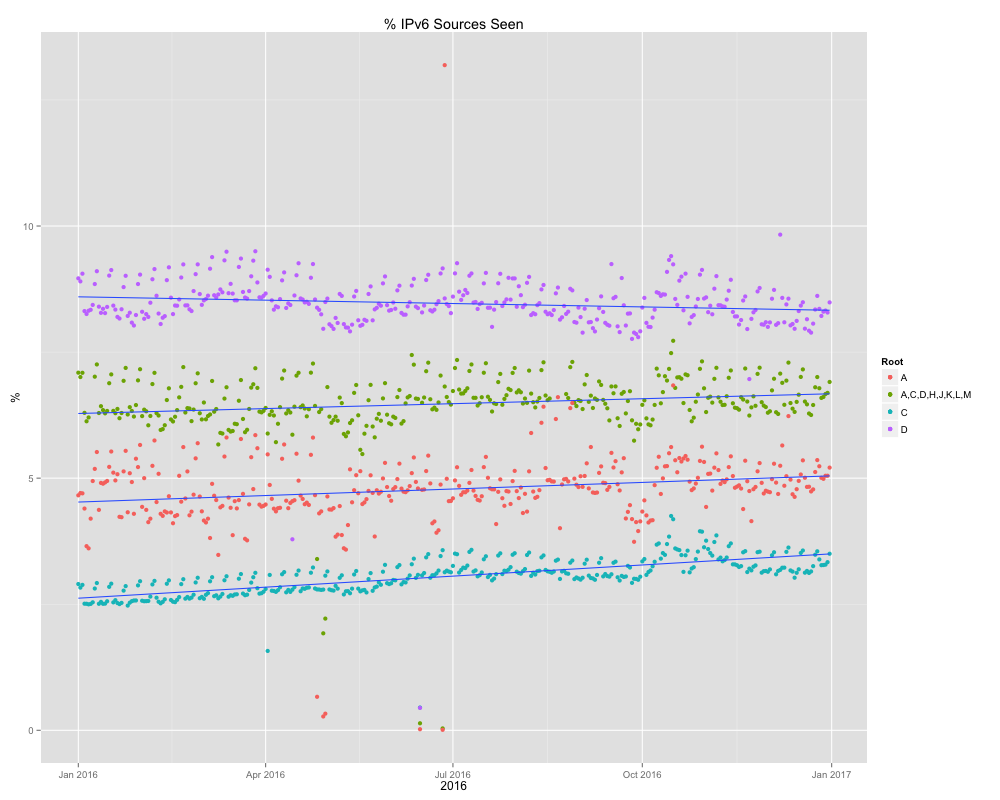

Here is the R script that generated this plot:
#!/usr/bin/env Rscript --vanilla
##  The file is part of the RSSAC002 Graphing API.
##
##  The RSSAC002 Graphing API is free software: you can redistribute it and/or modify
##  it under the terms of the GNU General Public License as published by
##  the Free Software Foundation, either version 3 of the License, or
##  (at your option) any later version.
##
##  The RSSAC002 Graphing API is distributed in the hope that it will be useful,
##  but WITHOUT ANY WARRANTY; without even the implied warranty of
##  MERCHANTABILITY or FITNESS FOR A PARTICULAR PURPOSE. See the
##  GNU General Public License for more details.
##
##  You should have received a copy of the GNU General Public License
##  along with this program. If not, see <http://www.gnu.org/licenses/>.
##
##  Copyright (C) 2016, Andrew McConachie, <[email redacted]>
options(warn=1)
source('../rssac002.R') ## Include our RSSAC002 API
library(ggplot2) ## Our graphing library

startDate <- '2016-01-01'
endDate <- '2017-01-01'

A4 <- metricsByDate('..', 'a', startDate, endDate, c('unique-sources', 'num-sources-ipv4'))
A6 <- metricsByDate('..', 'a', startDate, endDate, c('unique-sources', 'num-sources-ipv6'))

C4 <- metricsByDate('..', 'c', startDate, endDate, c('unique-sources', 'num-sources-ipv4'))
C6 <- metricsByDate('..', 'c', startDate, endDate, c('unique-sources', 'num-sources-ipv6'))

D4 <- metricsByDate('..', 'd', startDate, endDate, c('unique-sources', 'num-sources-ipv4'))
D6 <- metricsByDate('..', 'd', startDate, endDate, c('unique-sources', 'num-sources-ipv6'))

Agg4 <- metricsByDate('..', 'a,c,d,h,j-m', startDate, endDate, c('unique-sources', 'num-sources-ipv4'))
Agg6 <- metricsByDate('..', 'a,c,d,h,j-m', startDate, endDate, c('unique-sources', 'num-sources-ipv6'))

days <- seq(as.Date(startDate), by='days', along.with=A4)

A <- A6 / (A4+A6) * 100
C <- C6 / (C4+C6) * 100
D <- D6 / (D4+D6) * 100
Agg <- Agg6 / (Agg4+Agg6) * 100

lets <- data.frame(dates=days, A=A, C=C, D=D, Agg=Agg)

png(filename='ex5.png', width=1000, height=800)

ggplot() + labs(title='% IPv6 Sources Seen', y='%', x='2016', colour = 'Root') +
    geom_point(data=lets, aes(x=dates, y=Agg, colour='A,C,D,H,J,K,L,M')) + geom_smooth(data=lets, aes(x=dates, y=Agg), method = 'lm', se = FALSE) +
        geom_point(data=lets, aes(x=dates, y=A, colour='A')) + geom_smooth(data=lets, aes(x=dates, y=A), method = 'lm', se = FALSE) +
            geom_point(data=lets, aes(x=dates, y=C, colour='C')) + geom_smooth(data=lets, aes(x=dates, y=C), method = 'lm', se = FALSE) +
                geom_point(data=lets, aes(x=dates, y=D, colour='D')) + geom_smooth(data=lets, aes(x=dates, y=D), method = 'lm', se = FALSE)
